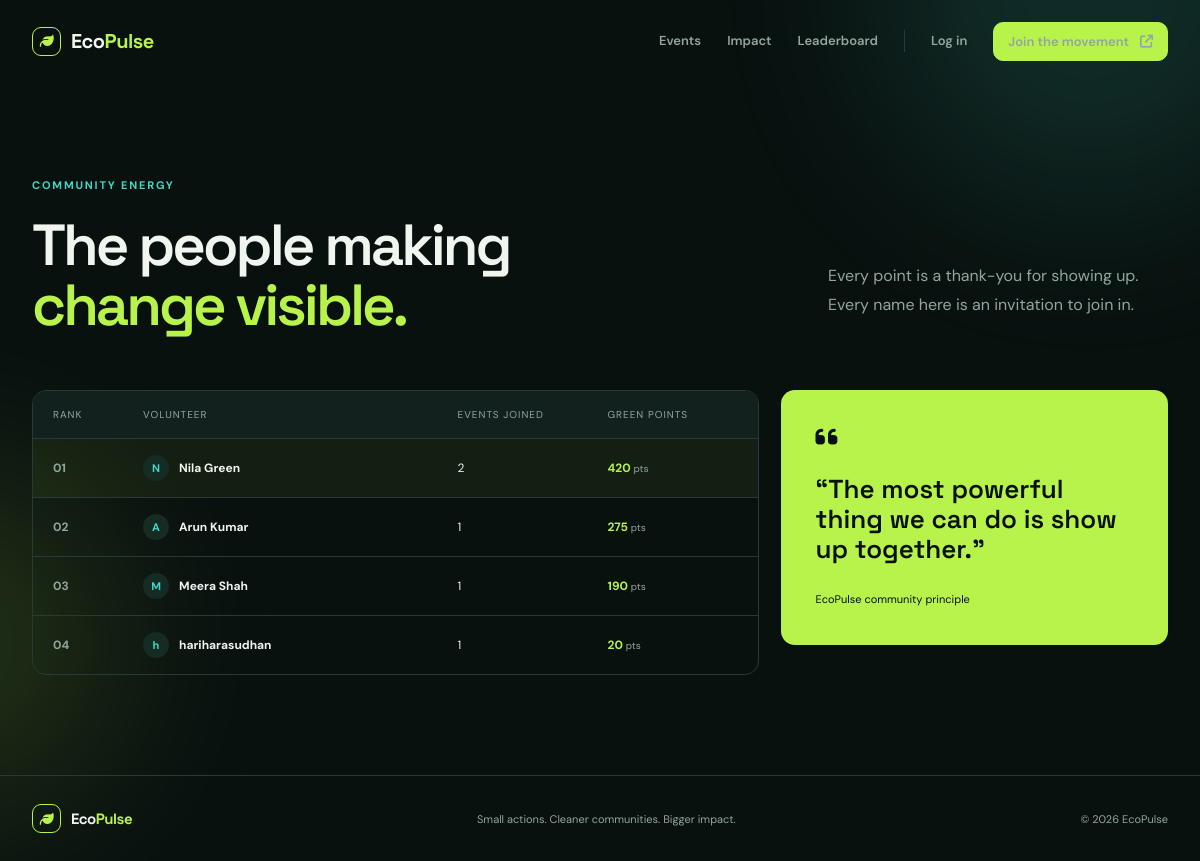
The app's page /leaderboard with its own data.
### tables this page shows
CREATE TABLE users (id INTEGER PRIMARY KEY, name TEXT NOT NULL, email TEXT UNIQUE NOT NULL, phone TEXT, password TEXT NOT NULL, role TEXT NOT NULL DEFAULT 'volunteer', points INTEGER DEFAULT 0, created_at TEXT DEFAULT CURRENT_TIMESTAMP);

### app.py (the view)
@app.route('/leaderboard')
def leaderboard():
    db = get_db(); leaders = db.execute('SELECT u.name,u.points,COUNT(r.id) events_joined FROM users u LEFT JOIN event_registrations r ON r.user_id=u.id WHERE u.role="volunteer" GROUP BY u.id ORDER BY u.points DESC').fetchall()
    return render_template('leaderboard.html', leaders=leaders)

### app.py (called while the page is built)
def get_db():
    if 'db' not in g:
        g.db = sqlite3.connect(app.config['DATABASE'])
        g.db.row_factory = sqlite3.Row
        g.db.execute('PRAGMA foreign_keys = ON')
    return g.db

def current_user():
    if 'user_id' not in session:
        return None
    return get_db().execute('SELECT * FROM users WHERE id=?', (session['user_id'],)).fetchone()

@app.context_processor
def inject_globals():
    return {'current_user': current_user(), 'categories': CATEGORIES, 'year': datetime.now().year}

### templates/leaderboard.html
{% extends 'base.html' %}{% block title %}Leaderboard{% endblock %}{% block content %}<section class="page-head wrap"><div><span class="section-kicker">Community energy</span><h1>The people making<br><em>change visible.</em></h1></div><p>Every point is a thank-you for showing up. Every name here is an invitation to join in.</p></section><section class="wrap leaderboard-layout"><div class="leaderboard"><div class="leaderboard-head"><span>Rank</span><span>Volunteer</span><span>Events joined</span><span>Green points</span></div>{% for leader in leaders %}<div class="leader-row {% if loop.first %}top-rank{% endif %}"><strong>0{{ loop.index }}</strong><div class="leader-person"><span>{{ leader.name[0] }}</span><b>{{ leader.name }}</b></div><span>{{ leader.events_joined }}</span><strong class="points">{{ leader.points }} <small>pts</small></strong></div>{% endfor %}</div><div class="quote-panel"><i class="fa-solid fa-quote-left"></i><h2>“The most powerful thing we can do is show up together.”</h2><span>EcoPulse community principle</span></div></section>{% endblock %}

### static/css/style.css (style rules this page uses)
:root { --bg:#09110f;--bg-soft:#0d1916;--panel:#12211d;--panel-2:#172b25;--line:#263b35;--text:#f0f5ee;--muted:#93a69e;--green:#b8f34b;--cyan:#41d7c5;--amber:#f5bd62;--pink:#e68bba;--radius:18px }
* { box-sizing:border-box }
html { scroll-behavior:smooth }
body { margin:0;background:var(--bg);color:var(--text);font-family:'DM Sans',sans-serif;line-height:1.5;overflow-x:hidden }
body:before { content:'';position:fixed;inset:0;pointer-events:none;opacity:.3;background-image:linear-gradient(rgba(255,255,255,.018) 1px,transparent 1px),linear-gradient(90deg,rgba(255,255,255,.018) 1px,transparent 1px);background-size:64px 64px;mask-image:linear-gradient(to bottom,black,transparent 82%);z-index:-1 }
.wrap { width:min(1180px,calc(100% - 64px));margin:0 auto }
.green,em { color:var(--green);font-style:normal }
.user-chip span,.leader-person span { display:grid;place-items:center;background:var(--green);color:var(--bg);width:26px;height:26px;border-radius:50%;font-size:11px;font-weight:700 }
.eyebrow,.section-kicker { font-size:11px;text-transform:uppercase;letter-spacing:1.8px;color:var(--cyan);font-weight:700 }
.hero h1,.page-head h1 { font:600 clamp(44px,5vw,72px)/1.03 'Space Grotesk';letter-spacing:-3px;margin:20px 0 }
.page-head { padding:90px 0 55px;display:flex;justify-content:space-between;align-items:end }
.page-head h1 { font-size:58px;margin-bottom:0 }
.page-head>p { max-width:340px;color:var(--muted);line-height:1.8 }
.leaderboard-layout { display:grid;grid-template-columns:1.5fr .8fr;gap:22px;padding-bottom:100px }
.leaderboard { border:1px solid var(--line);border-radius:14px;overflow:hidden }
.leaderboard-head,.leader-row { display:grid;grid-template-columns:90px 1fr 150px 130px;align-items:center;padding:16px 20px }
.leaderboard-head { color:var(--muted);font-size:10px;text-transform:uppercase;letter-spacing:1px;background:var(--panel) }
.leader-row { border-top:1px solid var(--line);font-size:12px }
.leader-row>strong:first-child { color:var(--muted) }
.top-rank { background:rgba(184,243,75,.06) }
.leader-person { display:flex;gap:10px;align-items:center }
.leader-person span { background:var(--panel-2);color:var(--cyan) }
.points { color:var(--green) }
.points small { color:var(--muted);font-weight:400 }
.quote-panel { background:var(--green);color:var(--bg);padding:35px;border-radius:14px;align-self:start }
.quote-panel i { font-size:25px }
.quote-panel h2 { font:600 26px/1.15 'Space Grotesk' }
.quote-panel span { font-size:11px }

### records on screen
users: name "N", name "Nila Green", events_joined "2", points "420"
users: name "A", name "Arun Kumar", events_joined "1", points "275"
users: name "M", name "Meera Shah", events_joined "1", points "190"
users: name "h", name "hariharasudhan", events_joined "1", points "20"
